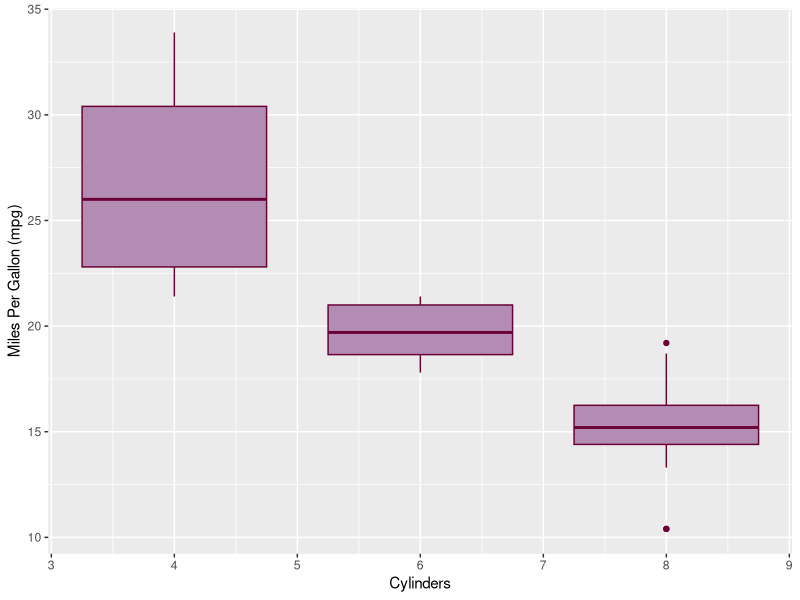

Write the R code that produced this figure.
library(ggplot2)
library("dplyr")

View(mtcars)

ggplot(mtcars, aes(x=cyl, y=mpg))+
  geom_boxplot(col='#6A0136', fill='#B38CB4', aes(group=cyl))+
  xlab("Cylinders")+
  ylab("Miles Per Gallon (mpg)")

mtcars %>% group_by(cyl) %>%
  summarize(count=n())
